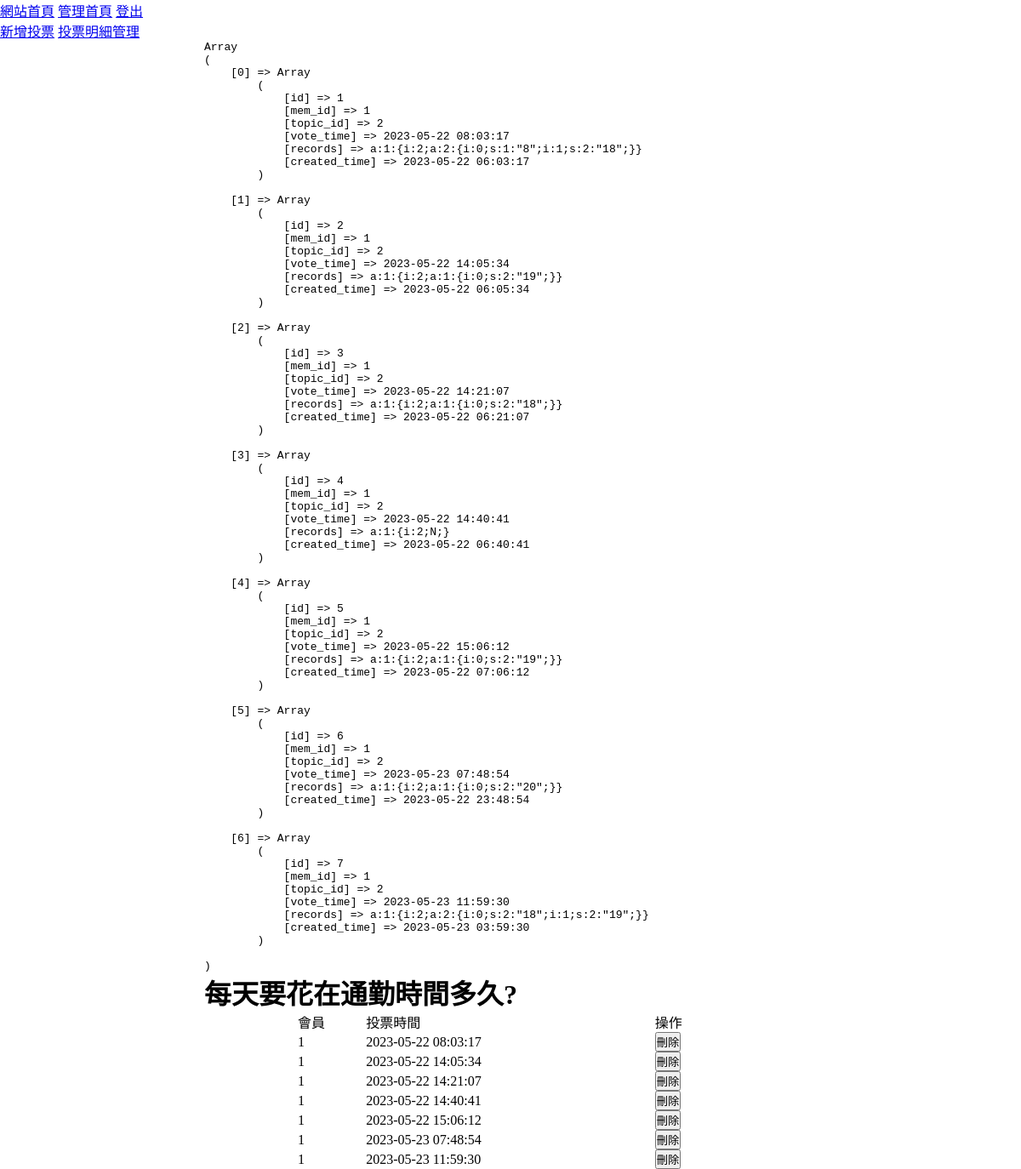
/backend.php?do=vote_items&sub_id=2 (signed in), run on the app's committed database.
### tables this page shows
CREATE TABLE `topics` (
  `id` int(10) UNSIGNED NOT NULL,
  `subject` text NOT NULL,
  `type` int(1) UNSIGNED NOT NULL,
  `login` tinyint(1) NOT NULL,
  `open_time` datetime NOT NULL,
  `close_time` datetime NOT NULL,
  `created_time` timestamp NOT NULL DEFAULT current_timestamp(),
  `updated_time` timestamp NOT NULL DEFAULT current_timestamp() ON UPDATE current_timestamp()
);

CREATE TABLE `logs` (
  `id` int(10) UNSIGNED NOT NULL,
  `mem_id` int(11) NOT NULL,
  `topic_id` int(11) NOT NULL,
  `vote_time` datetime NOT NULL,
  `records` text NOT NULL,
  `created_time` timestamp NOT NULL DEFAULT current_timestamp()
);

### back/vote_items.php (the view, shortened to what this page needs)
<?php
$sql = "select * from `logs` where `topic_id`='{$_GET['sub_id']}'";
$logs = $pdo->query($sql)->fetchAll(PDO::FETCH_ASSOC);
$subject=$pdo
            ->query("select `subject` from `topics` where `id`='{$_GET['sub_id']}'")
            ->fetchColumn();
echo "<pre>";
print_r($logs);
echo "</pre>";
?>
<h1><?=$subject;?></h1>
<table class="vote-items">
    <tr>
        <td>會員</td>
        <td>投票時間</td>
        <td>操作</td>
    </tr>
    <?php
    foreach ($logs as $log) {
    ?>
     <form action="">
        <tr>
            <td><?= $log['mem_id'] ?></td>
            <td><?= $log['vote_time'] ?></td>
            <td><button>刪除</button></td>
        </tr>
        </form>
    <?php
    }
    ?>
</table>

### backend.php (shortened to what this page needs)
<?php include_once "db.php";
$do = '';
if(isset($_GET['do'])){
    $do=$_GET['do'];
}else{
    if(isset($_SESSION['pr'])){
        $do=$_SESSION['pr'];
    }else{
        $do="error";
    }
}
?>
<!DOCTYPE html>
<html lang="en">
<head>
    <link rel="stylesheet" href="./css/style.css">
</head>
<body>
    <header>
        <a href="index.php">網站首頁</a>
        <a href="backend.php">管理首頁</a>
        <a href="./api/logout.php">登出</a>
        <?php
        switch($_SESSION['pr']){
            case "admin":
                echo "<nav>";
                echo "  <a href='./backend.php?do=add_vote'>新增投票</a>";
                echo "  <a href='./backend.php?do=query_vote'>投票明細管理</a>";
                echo "</nav>";
                break;
        }
        ?>
    </header>
        <main>
        <?php
        $file = "./back/" . $do . ".php";
        if (file_exists($file)) {
            include $file;
        } else {
            include "./back/error.php";
        }
        ?>
    </main>
</body>
</html>

### css/style.css (style rules this page uses)
* { box-sizing: border-box; margin: 0; padding: 0; }
main { width: 60%; margin: auto; }

### back/vote_items.php (style rules this page uses)
.vote-items { border-collapse: collapse; width: 500px; margin: auto; }

### data on the page
topics: subject "每天要花在通勤時間多久?"
logs: mem "1", vote_time "2023-05-22 08:03:17"
logs: mem "1", vote_time "2023-05-22 14:05:34"
logs: mem "1", vote_time "2023-05-22 14:21:07"
logs: mem "1", vote_time "2023-05-22 14:40:41"
logs: mem "1", vote_time "2023-05-22 15:06:12"
logs: mem "1", vote_time "2023-05-23 07:48:54"
logs: mem "1", vote_time "2023-05-23 11:59:30"
